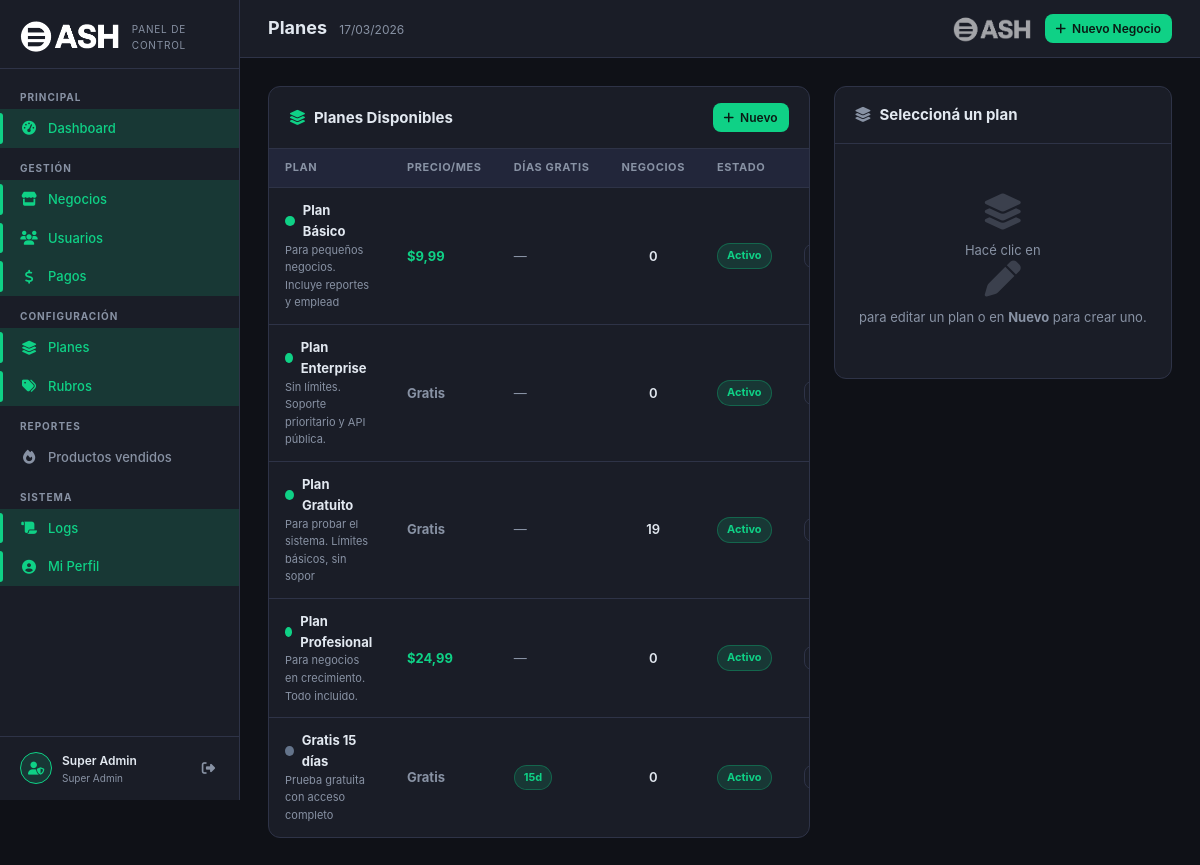
Page /superadmin/planes/index.php (signed in) on the committed database.
### tables this page shows
CREATE TABLE `planes` (
  `id` int(11) NOT NULL,
  `nombre` varchar(50) NOT NULL,
  `nombre_display` varchar(100) NOT NULL,
  `descripcion` text DEFAULT NULL,
  `precio_mensual` decimal(10,2) DEFAULT 0.00,
  `precio_anual` decimal(10,2) DEFAULT 0.00,
  `max_usuarios` smallint(6) DEFAULT 1,
  `max_productos` smallint(6) DEFAULT 50,
  `max_ventas_mes` int(11) DEFAULT 100,
  `tiene_reportes` tinyint(1) DEFAULT 0,
  `tiene_empleados` tinyint(1) DEFAULT 0,
  `tiene_clientes` tinyint(1) DEFAULT 0,
  `tiene_api_publica` tinyint(1) DEFAULT 0,
  `tiene_tienda_online` tinyint(1) DEFAULT 0,
  `activo` tinyint(1) DEFAULT 1,
  `created_at` timestamp NOT NULL DEFAULT current_timestamp(),
  `updated_at` timestamp NULL DEFAULT NULL ON UPDATE current_timestamp(),
  `dias_gratis` int(11) NOT NULL DEFAULT 0,
  `color` varchar(20) DEFAULT '#0FD186',
  `icono` varchar(50) DEFAULT 'fa-star',
  `orden` int(11) DEFAULT 0
);

### superadmin/_auth.php (called while the page is built, shortened)
<?php
function sa_format_money(float $v): string {
    return '$' . number_format($v, 2, ',', '.');
}

### superadmin/planes/index.php (the view, shortened to what this page needs)
<?php
require_once dirname(__DIR__) . '/_auth.php';
$db = sa_db();
$planes = $db->query("SELECT p.*, (SELECT COUNT(*) FROM negocios n WHERE n.plan_id = p.id) as negocios_count FROM planes p ORDER BY p.orden, p.nombre_display")->fetchAll();
$editPlan = null;
require_once dirname(__DIR__) . '/_layout.php';
?>
<div style="display:grid;grid-template-columns:1.6fr 1fr;gap:24px;align-items:start">
    <div class="sa-panel">
        <div class="sa-panel-header">
            <h3><i class="fas fa-layer-group" style="color:var(--sa-primary);margin-right:8px"></i>Planes Disponibles</h3>
            <a href="?nuevo=1" class="sa-btn primary sm"><i class="fas fa-plus"></i> Nuevo</a>
        </div>
        <div class="sa-table-wrap">
            <table class="sa-table">
                <thead><tr><th>Plan</th><th>Precio/mes</th><th>Días gratis</th><th>Negocios</th><th>Estado</th><th></th></tr></thead>
                <tbody>
                <?php foreach ($planes as $pl): ?>
                <tr>
                    <td>
                        <div style="display:flex;align-items:center;gap:8px">
                            <div style="width:10px;height:10px;border-radius:50%;background:<?= htmlspecialchars($pl['color'] ?? '#0FD186') ?>"></div>
                            <strong><?= htmlspecialchars($pl['nombre_display']) ?></strong>
                        </div>
                        <div style="font-size:11px;color:var(--sa-muted)"><?= htmlspecialchars(mb_substr($pl['descripcion'] ?? '', 0, 50)) ?></div>
                    </td>
                    <td style="font-weight:700;color:var(--sa-primary)">
                        <?= $pl['precio_mensual'] > 0 ? sa_format_money($pl['precio_mensual']) : '<span style="color:var(--sa-muted)">Gratis</span>' ?>
                    </td>
                    <td>
                        <?php if ($pl['dias_gratis'] > 0): ?>
                        <span class="sa-pill green"><?= $pl['dias_gratis'] ?>d</span>
                        <?php else: ?>
                        <span style="color:var(--sa-muted)">—</span>
                        <?php endif; ?>
                    </td>
                    <td style="text-align:center;font-weight:600"><?= $pl['negocios_count'] ?></td>
                    <td>
                        <span class="sa-pill <?= $pl['activo'] ? 'green' : 'gray' ?>">
                            <?= $pl['activo'] ? 'Activo' : 'Inactivo' ?>
                        </span>
                    </td>
                    <td>
                        <a href="?editar=<?= $pl['id'] ?>" class="sa-btn ghost sm"><i class="fas fa-pen"></i></a>
                    </td>
                </tr>
                <?php endforeach; ?>
                </tbody>
            </table>
        </div>
    </div>
    <div class="sa-panel">
        <div class="sa-panel-header">
            <h3>
                <?php if ($editPlan): ?>
                <i class="fas fa-pen" style="color:var(--sa-info);margin-right:8px"></i>Editar Plan
                <?php elseif (isset($_GET['nuevo'])): ?>
                <i class="fas fa-plus" style="color:var(--sa-primary);margin-right:8px"></i>Nuevo Plan
                <?php else: ?>
                <i class="fas fa-layer-group" style="color:var(--sa-muted);margin-right:8px"></i>Seleccioná un plan
                <?php endif; ?>
            </h3>
        </div>
        <div style="padding:20px">
        <?php if ($editPlan || isset($_GET['nuevo'])): ?>
        <form method="POST">
            <input type="hidden" name="id" value="<?= $editPlan['id'] ?? 0 ?>">
            <div class="sa-form-group">
                <label class="sa-label">Nombre del Plan *</label>
                <input type="text" name="nombre_display" class="sa-input" value="<?= htmlspecialchars($editPlan['nombre_display'] ?? '') ?>" placeholder="Ej: Pro Mensual" required>
            </div>
            <div class="sa-form-group">
                <label class="sa-label">Descripción</label>
                <textarea name="descripcion" class="sa-textarea" style="min-height:60px"><?= htmlspecialchars($editPlan['descripcion'] ?? '') ?></textarea>
            </div>
            <div style="display:grid;grid-template-columns:1fr 1fr;gap:12px">
                <div class="sa-form-group">
                    <label class="sa-label">Precio Mensual</label>
                    <input type="number" name="precio_mensual" class="sa-input" value="<?= $editPlan['precio_mensual'] ?? 0 ?>" step="0.01" min="0">
                </div>
                <div class="sa-form-group">
                    <label class="sa-label">Precio Anual</label>
                    <input type="number" name="precio_anual" class="sa-input" value="<?= $editPlan['precio_anual'] ?? 0 ?>" step="0.01" min="0">
                </div>
                <div class="sa-form-group">
                    <label class="sa-label">Días Gratis</label>
                    <input type="number" name="dias_gratis" class="sa-input" value="<?= $editPlan['dias_gratis'] ?? 0 ?>" min="0">
                </div>
                <div class="sa-form-group">
                    <label class="sa-label">Orden</label>
                    <input type="number" name="orden" class="sa-input" value="<?= $editPlan['orden'] ?? 0 ?>" min="0">
                </div>
            </div>
            <div class="sa-form-group">
                <label class="sa-label">Color</label>
                <div style="display:flex;gap:8px;align-items:center">
                    <input type="color" name="color" value="<?= $editPlan['color'] ?? '#0FD186' ?>" style="width:40px;height:38px;border-radius:8px;border:1px solid var(--sa-border);background:var(--sa-surface2);cursor:pointer;padding:2px">
                    <input type="text" id="colorText" class="sa-input" value="<?= $editPlan['color'] ?? '#0FD186' ?>" style="flex:1" oninput="document.querySelector('[type=color]').value=this.value">
                </div>
            </div>
            <label style="display:flex;align-items:center;gap:8px;cursor:pointer;margin-bottom:16px">
                <input type="checkbox" name="activo" <?= ($editPlan['activo'] ?? 1) ? 'checked' : '' ?> style="width:16px;height:16px;accent-color:var(--sa-primary)">
                <span style="font-size:13px;font-weight:600">Plan activo (visible para asignar)</span>
            </label>
            <button type="submit" class="sa-btn primary" style="width:100%;justify-content:center">
                <i class="fas fa-save"></i> Guardar Plan
            </button>
        </form>
        <?php else: ?>
        <div class="sa-empty" style="padding:30px 0"><i class="fas fa-layer-group"></i><p>Hacé clic en <i class="fas fa-pen"></i> para editar un plan o en <strong>Nuevo</strong> para crear uno.</p></div>
        <?php endif; ?>
        </div>
    </div>
</div>

### superadmin/assets/sa.css (style rules this page uses)
:root { --sa-bg: #0f1117; --sa-surface: #1a1d27; --sa-surface2: #22263a; --sa-border: #2e3347; --sa-primary: #0FD186; --sa-primary-dim: rgba(15,209,134,.15); --sa-text: #e2e8f0; --sa-muted: #8892a4; --sa-danger: #ef4444; --sa-warning: #f59e0b; --sa-info: #3b82f6; --sa-purple: #8b5cf6; --sa-sidebar-w: 240px; --sa-radius: 12px; --sa-transition: .22s ease; }
*, *::before, *::after { box-sizing: border-box; margin: 0; padding: 0; }
body { font-family: 'Inter', 'Segoe UI', system-ui, sans-serif; background: var(--sa-bg); color: var(--sa-text); font-size: 14px; line-height: 1.6; min-height: 100vh; }
a { color: var(--sa-primary); text-decoration: none; }
.sa-panel { background: var(--sa-surface); border: 1px solid var(--sa-border); border-radius: var(--sa-radius); overflow: hidden; margin-bottom: 24px; }
.sa-panel-header { padding: 16px 20px; border-bottom: 1px solid var(--sa-border); display: flex; align-items: center; justify-content: space-between; gap: 12px; flex-wrap: wrap; }
.sa-panel-header h3 { font-size: 15px; font-weight: 700; color: var(--sa-text); }
.sa-table-wrap { overflow-x: auto; }
.sa-table { width: 100%; border-collapse: collapse; }
.sa-table th { font-size: 11px; font-weight: 700; color: var(--sa-muted); text-transform: uppercase; letter-spacing: .6px; padding: 10px 16px; background: var(--sa-surface2); border-bottom: 1px solid var(--sa-border); white-space: nowrap; text-align: left; }
.sa-table td { padding: 12px 16px; border-bottom: 1px solid var(--sa-border); color: var(--sa-text); font-size: 13px; vertical-align: middle; }
.sa-table tr:last-child td { border-bottom: none; }
.sa-pill { display: inline-flex; align-items: center; gap: 4px; font-size: 11px; font-weight: 700; padding: 3px 9px; border-radius: 20px; white-space: nowrap; }
.sa-pill.green { background: rgba(15,209,134,.15); color: var(--sa-primary); border: 1px solid rgba(15,209,134,.3); }
.sa-btn { display: inline-flex; align-items: center; gap: 6px; font-size: 13px; font-weight: 600; padding: 8px 16px; border-radius: 8px; border: none; cursor: pointer; transition: opacity .2s, transform .1s; white-space: nowrap; }
.sa-btn.primary { background: var(--sa-primary); color: #0a1a14; }
.sa-btn.ghost { background: transparent; color: var(--sa-muted); border: 1px solid var(--sa-border); }
.sa-btn.sm { font-size: 12px; padding: 5px 11px; }
.sa-empty { text-align: center; padding: 48px 20px; color: var(--sa-muted); }
.sa-empty i { font-size: 36px; margin-bottom: 10px; display: block; opacity: .3; }
.sa-empty p { font-size: 13px; }

### rows in the picture
planes: nombre_display "Plan Básico", descripcion "Para pequeños negocios. Incluye reportes y emplead", precio_mensual "$9,99", negocios_count "0", activo "Activo"
planes: nombre_display "Plan Enterprise", descripcion "Sin límites. Soporte prioritario y API pública.", shows "Gratis", negocios_count "0", activo "Activo"
planes: nombre_display "Plan Gratuito", descripcion "Para probar el sistema. Límites básicos, sin sopor", precio_mensual "Gratis", negocios_count "19", activo "Activo"
planes: nombre_display "Plan Profesional", descripcion "Para negocios en crecimiento. Todo incluido.", precio_mensual "$24,99", negocios_count "0", activo "Activo"
planes: nombre_display "Gratis 15 días", descripcion "Prueba gratuita con acceso completo", precio_mensual "Gratis", dias_gratis "15", negocios_count "0", activo "Activo"

### other values in the picture
$adminName "Super Admin"
$title "Planes"
